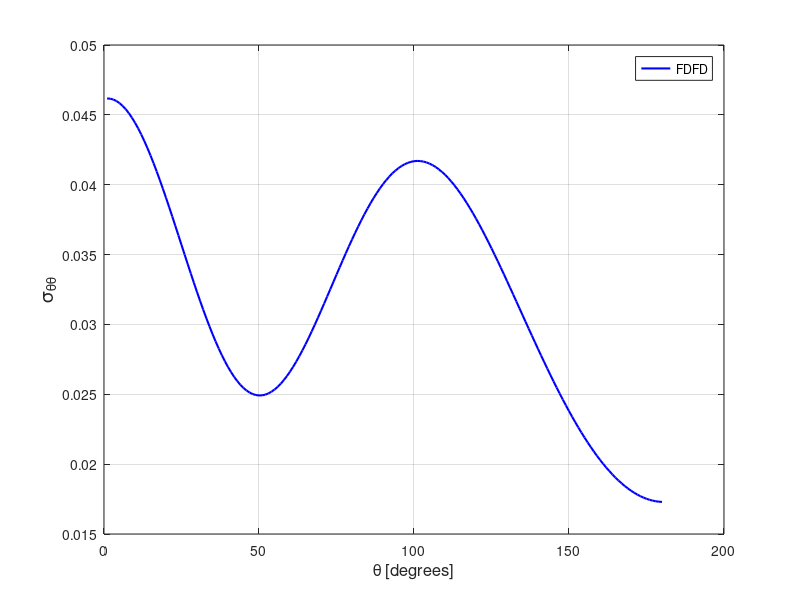

The MATLAB script that drew this image:
stt = [ 
    1  0.46171080E-01
    2  0.46157368E-01
    3  0.46097558E-01
    4  0.45991510E-01
    5  0.45840513E-01
    6  0.45645051E-01
    7  0.45405868E-01
    8  0.45124128E-01
    9  0.44801079E-01
   10  0.44438612E-01
   11  0.44037770E-01
   12  0.43600984E-01
   13  0.43129571E-01
   14  0.42626198E-01
   15  0.42093147E-01
   16  0.41532185E-01
   17  0.40946551E-01
   18  0.40338431E-01
   19  0.39710693E-01
   20  0.39065856E-01
   21  0.38407113E-01
   22  0.37737105E-01
   23  0.37058923E-01
   24  0.36375243E-01
   25  0.35689056E-01
   26  0.35003450E-01
   27  0.34321167E-01
   28  0.33645082E-01
   29  0.32978069E-01
   30  0.32323033E-01
   31  0.31682197E-01
   32  0.31058656E-01
   33  0.30454349E-01
   34  0.29872073E-01
   35  0.29314060E-01
   36  0.28782180E-01
   37  0.28278697E-01
   38  0.27805073E-01
   39  0.27363356E-01
   40  0.26954969E-01
   41  0.26581155E-01
   42  0.26243139E-01
   43  0.25942188E-01
   44  0.25678825E-01
   45  0.25453856E-01
   46  0.25267815E-01
   47  0.25120903E-01
   48  0.25013307E-01
   49  0.24945043E-01
   50  0.24916010E-01
   51  0.24925455E-01
   52  0.24973433E-01
   53  0.25058638E-01
   54  0.25180811E-01
   55  0.25338523E-01
   56  0.25530880E-01
   57  0.25756538E-01
   58  0.26014386E-01
   59  0.26302371E-01
   60  0.26619673E-01
   61  0.26964130E-01
   62  0.27333722E-01
   63  0.27727159E-01
   64  0.28142480E-01
   65  0.28577335E-01
   66  0.29030075E-01
   67  0.29498613E-01
   68  0.29980632E-01
   69  0.30474111E-01
   70  0.30977078E-01
   71  0.31487621E-01
   72  0.32002840E-01
   73  0.32521702E-01
   74  0.33041734E-01
   75  0.33560675E-01
   76  0.34076434E-01
   77  0.34587514E-01
   78  0.35092067E-01
   79  0.35588268E-01
   80  0.36073625E-01
   81  0.36547415E-01
   82  0.37007868E-01
   83  0.37452858E-01
   84  0.37881397E-01
   85  0.38292296E-01
   86  0.38684316E-01
   87  0.39055698E-01
   88  0.39405875E-01
   89  0.39733455E-01
   90  0.40038362E-01
   91  0.40318884E-01
   92  0.40575128E-01
   93  0.40805563E-01
   94  0.41010760E-01
   95  0.41189633E-01
   96  0.41341871E-01
   97  0.41467529E-01
   98  0.41566189E-01
   99  0.41638155E-01
  100  0.41683059E-01
  101  0.41701525E-01
  102  0.41693062E-01
  103  0.41658334E-01
  104  0.41597825E-01
  105  0.41511662E-01
  106  0.41400276E-01
  107  0.41264448E-01
  108  0.41104373E-01
  109  0.40920738E-01
  110  0.40714629E-01
  111  0.40486220E-01
  112  0.40236965E-01
  113  0.39966814E-01
  114  0.39677151E-01
  115  0.39368466E-01
  116  0.39042000E-01
  117  0.38698360E-01
  118  0.38338732E-01
  119  0.37963893E-01
  120  0.37574634E-01
  121  0.37172012E-01
  122  0.36757253E-01
  123  0.36330909E-01
  124  0.35894275E-01
  125  0.35448182E-01
  126  0.34993526E-01
  127  0.34531400E-01
  128  0.34062702E-01
  129  0.33588350E-01
  130  0.33109017E-01
  131  0.32626186E-01
  132  0.32140244E-01
  133  0.31652305E-01
  134  0.31163339E-01
  135  0.30673813E-01
  136  0.30184867E-01
  137  0.29697200E-01
  138  0.29211570E-01
  139  0.28728729E-01
  140  0.28249556E-01
  141  0.27774585E-01
  142  0.27304625E-01
  143  0.26840286E-01
  144  0.26382066E-01
  145  0.25930725E-01
  146  0.25486782E-01
  147  0.25050905E-01
  148  0.24623320E-01
  149  0.24204843E-01
  150  0.23795815E-01
  151  0.23396624E-01
  152  0.23007797E-01
  153  0.22629557E-01
  154  0.22262493E-01
  155  0.21906715E-01
  156  0.21562744E-01
  157  0.21230726E-01
  158  0.20911004E-01
  159  0.20603776E-01
  160  0.20309225E-01
  161  0.20027755E-01
  162  0.19759333E-01
  163  0.19504216E-01
  164  0.19262580E-01
  165  0.19034494E-01
  166  0.18820068E-01
  167  0.18619550E-01
  168  0.18432779E-01
  169  0.18260200E-01
  170  0.18101463E-01
  171  0.17956853E-01
  172  0.17826499E-01
  173  0.17710155E-01
  174  0.17608162E-01
  175  0.17520420E-01
  176  0.17446809E-01
  177  0.17387670E-01
  178  0.17342709E-01
  179  0.17312147E-01
  180  0.17295899E-01
  181  0.17293843E-01
  182  0.17306220E-01
  183  0.17332897E-01
  184  0.17373880E-01
  185  0.17429059E-01
  186  0.17498586E-01
  187  0.17582374E-01
  188  0.17680293E-01
  189  0.17792497E-01
  190  0.17918792E-01
  191  0.18059243E-01
  192  0.18213848E-01
  193  0.18382378E-01
  194  0.18564900E-01
  195  0.18761303E-01
  196  0.18971350E-01
  197  0.19195277E-01
  198  0.19432768E-01
  199  0.19683596E-01
  200  0.19947818E-01
  201  0.20224964E-01
  202  0.20515390E-01
  203  0.20818589E-01
  204  0.21134194E-01
  205  0.21462241E-01
  206  0.21802241E-01
  207  0.22154242E-01
  208  0.22517731E-01
  209  0.22892376E-01
  210  0.23277866E-01
  211  0.23673885E-01
  212  0.24080064E-01
  213  0.24495792E-01
  214  0.24920793E-01
  215  0.25354534E-01
  216  0.25796486E-01
  217  0.26246268E-01
  218  0.26703209E-01
  219  0.27166702E-01
  220  0.27636239E-01
  221  0.28111134E-01
  222  0.28590774E-01
  223  0.29074362E-01
  224  0.29561441E-01
  225  0.30050755E-01
  226  0.30542001E-01
  227  0.31034496E-01
  228  0.31527299E-01
  229  0.32019299E-01
  230  0.32510016E-01
  231  0.32998271E-01
  232  0.33483405E-01
  233  0.33964608E-01
  234  0.34440670E-01
  235  0.34910765E-01
  236  0.35374306E-01
  237  0.35829782E-01
  238  0.36276475E-01
  239  0.36713630E-01
  240  0.37139941E-01
  241  0.37554655E-01
  242  0.37956655E-01
  243  0.38344931E-01
  244  0.38718879E-01
  245  0.39076939E-01
  246  0.39418973E-01
  247  0.39743226E-01
  248  0.40049359E-01
  249  0.40336132E-01
  250  0.40603098E-01
  251  0.40848937E-01
  252  0.41073289E-01
  253  0.41275024E-01
  254  0.41453708E-01
  255  0.41608278E-01
  256  0.41738547E-01
  257  0.41843738E-01
  258  0.41923251E-01
  259  0.41976605E-01
  260  0.42003471E-01
  261  0.42003732E-01
  262  0.41976675E-01
  263  0.41922580E-01
  264  0.41840810E-01
  265  0.41731626E-01
  266  0.41595250E-01
  267  0.41431516E-01
  268  0.41240662E-01
  269  0.41023452E-01
  270  0.40779404E-01
  271  0.40510204E-01
  272  0.40214997E-01
  273  0.39895836E-01
  274  0.39553225E-01
  275  0.39187554E-01
  276  0.38800173E-01
  277  0.38391821E-01
  278  0.37964296E-01
  279  0.37518457E-01
  280  0.37055898E-01
  281  0.36577646E-01
  282  0.36085706E-01
  283  0.35581715E-01
  284  0.35067040E-01
  285  0.34543730E-01
  286  0.34013633E-01
  287  0.33478647E-01
  288  0.32940608E-01
  289  0.32401919E-01
  290  0.31863891E-01
  291  0.31329639E-01
  292  0.30800534E-01
  293  0.30278906E-01
  294  0.29766915E-01
  295  0.29266628E-01
  296  0.28780449E-01
  297  0.28310047E-01
  298  0.27858129E-01
  299  0.27426431E-01
  300  0.27016878E-01
  301  0.26631534E-01
  302  0.26272124E-01
  303  0.25940755E-01
  304  0.25638780E-01
  305  0.25368148E-01
  306  0.25130188E-01
  307  0.24926336E-01
  308  0.24757653E-01
  309  0.24625659E-01
  310  0.24531068E-01
  311  0.24475059E-01
  312  0.24457917E-01
  313  0.24480345E-01
  314  0.24542604E-01
  315  0.24645263E-01
  316  0.24788020E-01
  317  0.24970815E-01
  318  0.25193365E-01
  319  0.25455236E-01
  320  0.25755545E-01
  321  0.26093543E-01
  322  0.26468264E-01
  323  0.26878487E-01
  324  0.27322687E-01
  325  0.27799709E-01
  326  0.28307352E-01
  327  0.28844206E-01
  328  0.29407864E-01
  329  0.29996481E-01
  330  0.30607702E-01
  331  0.31239122E-01
  332  0.31888206E-01
  333  0.32552354E-01
  334  0.33229090E-01
  335  0.33915218E-01
  336  0.34608554E-01
  337  0.35305627E-01
  338  0.36003683E-01
  339  0.36699675E-01
  340  0.37390824E-01
  341  0.38074229E-01
  342  0.38746860E-01
  343  0.39405853E-01
  344  0.40048365E-01
  345  0.40671505E-01
  346  0.41272696E-01
  347  0.41849218E-01
  348  0.42398620E-01
  349  0.42918306E-01
  350  0.43406200E-01
  351  0.43860003E-01
  352  0.44277757E-01
  353  0.44657778E-01
  354  0.44998199E-01
  355  0.45297720E-01
  356  0.45554668E-01
  357  0.45768034E-01
  358  0.45937054E-01
  359  0.46061061E-01
  360  0.46139222E-01
 ]; 
plot(stt(1:180,1),stt(1:180,2),'b-','linewidth',1.5 ); 
grid on 
legend('FDFD');
xlabel('\theta [degrees]','FontSize',12);
ylabel('\sigma_{\theta\theta}','FontSize',14);
